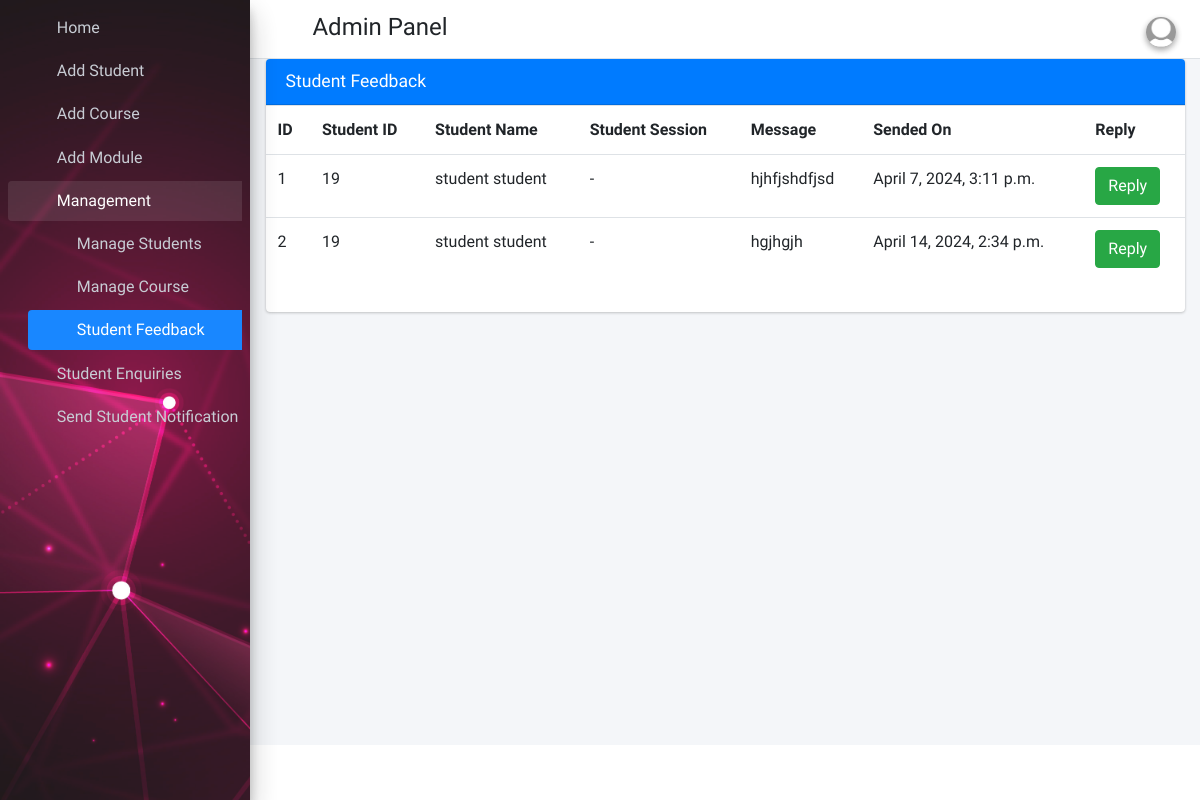
Screenshot of /student_feedback_message (signed in) with the database file from the repository.
### student_app/models.py (models this page shows)
class FeedBackStudent(models.Model):
    id = models.AutoField(primary_key=True)
    student_id = models.ForeignKey(Students, on_delete=models.CASCADE)
    feedback = models.TextField()
    feedback_reply = models.TextField()
    created_at = models.DateTimeField(auto_now_add=True)
    updated_at = models.DateTimeField(auto_now_add=True)
    objects = models.Manager()

class Students(models.Model):
    id=models.AutoField(primary_key=True)
    admin=models.OneToOneField(CustomUser,on_delete=models.CASCADE)
    gender=models.CharField(max_length=255)
    profile_pic=models.FileField()
    city = models.CharField(max_length=255)
    country = models.CharField(max_length=255)
    date_of_birth = models.DateField()
    address=models.TextField()
    created_at=models.DateTimeField(auto_now_add=True)
    updated_at=models.DateTimeField(auto_now_add=True)
    fcm_token=models.TextField(default="")
    objects = models.Manager()

class CustomUser(AbstractUser):
    user_type_data=((1,"HOD"),(3,"Student"))
    user_type=models.CharField(default=1,choices=user_type_data,max_length=10)

### student_app/AdminViews.py (the view)
# urls.py: path('student_feedback_message', AdminViews.student_feedback_message,name="student_feedback_message"),
def student_feedback_message(request):
    feedbacks=FeedBackStudent.objects.all()
    return render(request,"Admin_template/student_feedback_template.html",{"feedbacks":feedbacks})

### student_app/templates/Admin_template/student_feedback_template.html (shortened to what this page needs)
{% extends 'Admin_template/base_template.html' %}
{% block main_content %}
    <section class="content">
      <div class="container-fluid">
          <div class="row">
              <div class="col-md-12">
            <div class="card card-primary">
              <div class="card-header">
                <h3 class="card-title">Student Feedback</h3>
              </div>
                <div class="table">
                    <table class="table">
                        <tr>
                            <th>ID</th>
                            <th>Student ID</th>
                            <th>Student Name</th>
                            <th>Student Session</th>
                            <th>Message</th>
                            <th>Sended On</th>
                            <th>Reply</th>
                        </tr>
                        {% for feedback in feedbacks %}
                        <tr>
                            <td>{{ feedback.id }}</td>
                            <td>{{ feedback.student_id.admin.id }}</td>
                            <td>{{ feedback.student_id.admin.first_name }} {{ feedback.student_id.admin.last_name }}</td>
                            <td>{{ feedback.student_id.session_year_id.session_start_year }} - {{ feedback.student_id.session_year_id.session_end_year }}</td>
                            <td>{{ feedback.feedback }}</td>
                            <td>{{ feedback.created_at }}</td>
                            <td>
                                {% if feedback.feedback_reply == "" %}
                                <button class="btn btn-success reply_open_modal" data-toggle="modal" data-target="#reply_modal">Reply</button>
                                {% else %}
                                {{ feedback.feedback_reply }}
                                {% endif %}
                            </td>
                        </tr>
                        {% endfor %}
                    </table>
                </div>
            </div>
          </div>
          </div>
      </div>
    </section>
{% endblock main_content %}

### rows the page displays
FeedBackStudent: id "1", student_id.admin.id "19", student_id.admin.first_name "student", student_id.admin.last_name "student", feedback "hjhfjshdfjsd", created_at "April 7, 2024, 3:11 p.m.", feedback_reply "Reply"
FeedBackStudent: id "2", student_id.admin.id "19", student_id.admin.first_name "student", student_id.admin.last_name "student", feedback "hgjhgjh", created_at "April 14, 2024, 2:34 p.m.", feedback_reply "Reply"
